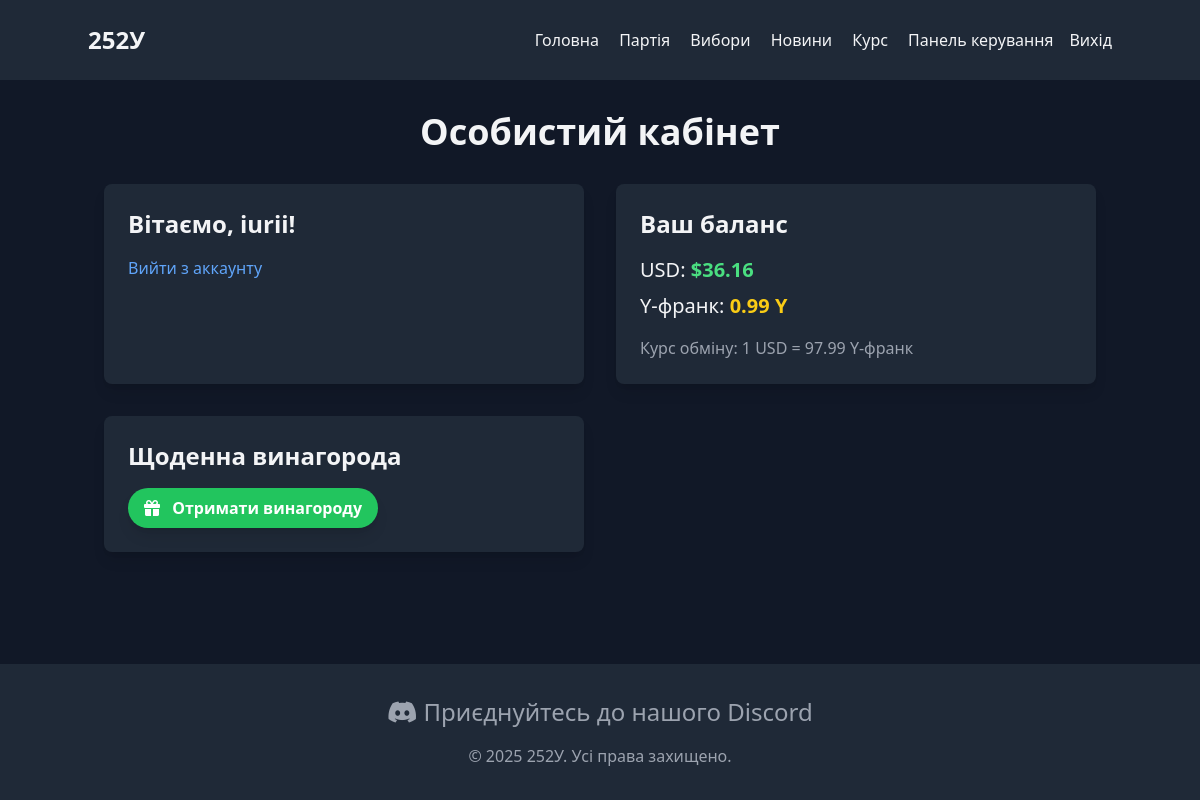
Before: /dashboard.php (signed in) with the older database file.
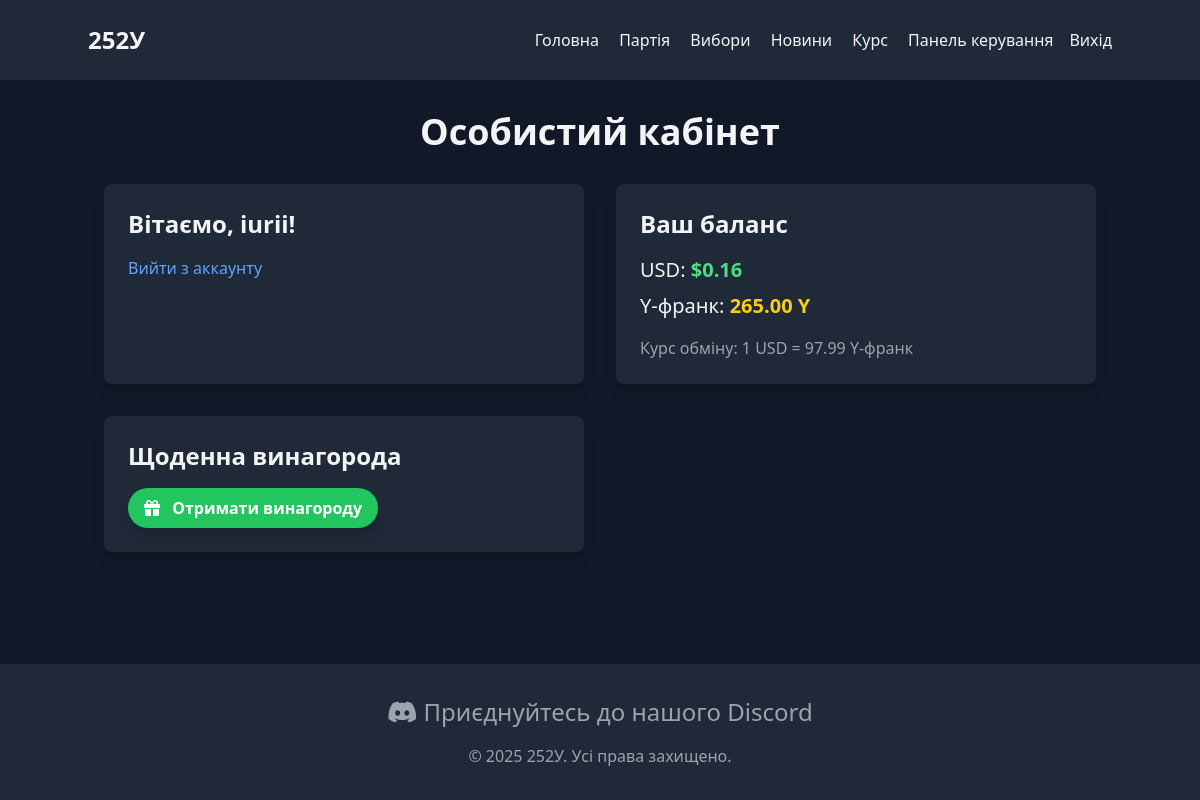
After: the same page with the newer database file.
### tables this page shows
CREATE TABLE `users` (
  `id` int(11) NOT NULL,
  `username` varchar(50) NOT NULL,
  `password` varchar(255) NOT NULL,
  `email` varchar(100) NOT NULL,
  `balance_usd` decimal(40,2) DEFAULT 0.00,
  `balance_y` decimal(40,2) DEFAULT 0.00,
  `created_at` timestamp NOT NULL DEFAULT current_timestamp(),
  `updated_at` timestamp NOT NULL DEFAULT current_timestamp() ON UPDATE current_timestamp(),
  `last_reward_claim` datetime DEFAULT NULL
);

### src/dashboard.php (the view, shortened to what this page needs)
<?php
require_once 'config/db.php';
$stmt = $pdo->prepare("SELECT username, email, balance_usd, balance_y, updated_at FROM users WHERE id = ?");
$stmt->execute([$_SESSION['user_id']]);
$user = $stmt->fetch(PDO::FETCH_ASSOC);
$rates_json = file_get_contents('json/rates.json');
$rates = json_decode($rates_json, true);
$latest_rate = end($rates);
$exchange_rate = $latest_rate['close'];
?>
<!DOCTYPE html>
<html lang="uk">
<head>
    <script src="https://cdn.tailwindcss.com"></script>
    <link rel="stylesheet" href="https://cdnjs.cloudflare.com/ajax/libs/font-awesome/6.0.0-beta3/css/all.min.css">
</head>
<body class="bg-gray-900 text-gray-100 min-h-screen flex flex-col">
    <?php include 'assets/navbar.php';?>
    <main class="flex-grow container mx-auto px-4 py-8">
        <h1 class="text-4xl font-bold mb-8 text-center">Особистий кабінет</h1>
        <div class="grid grid-cols-1 md:grid-cols-2 gap-8">
            <div class="bg-gray-800 p-6 rounded-lg shadow-lg">
                <h2 class="text-2xl font-bold mb-4">Вітаємо, <?php echo htmlspecialchars($user['username']); ?>!</h2>
                <a href="logout.php" class="text-blue-400 hover:text-blue-300">Вийти з аккаунту</a>
            </div>
            <div class="bg-gray-800 p-6 rounded-lg shadow-lg">
                <h2 class="text-2xl font-bold mb-4">Ваш баланс</h2>
                <p class="text-xl mb-2">USD: <span class="font-bold text-green-400">$<?php echo number_format($user['balance_usd'], 2); ?></span></p>
                <p class="text-xl mb-4">Y-франк: <span class="font-bold text-yellow-400"><?php echo number_format($user['balance_y'], 2); ?> Y</span></p>
                <p class="text-gray-400">Курс обміну: 1 USD = <?php echo number_format($exchange_rate, 2); ?> Y-франк</p>
            </div>
            <div class="bg-gray-800 p-6 rounded-lg shadow-lg">
                <h2 class="text-2xl font-bold mb-4">Щоденна винагорода</h2>
                <form action="claim_reward.php" method="POST">
                    <button type="submit" class="bg-green-500 hover:bg-green-600 text-white font-bold py-2 px-4 rounded-full transition duration-300 ease-in-out transform hover:scale-105 shadow-lg">
                        <i class="fas fa-gift mr-2"></i> Отримати винагороду
                    </button>
                </form>
            </div>
        </div>
    </main>
    <?php include 'assets/footer.php';?>
</body>
</html>

### src/assets/navbar.php
<header class="py-6 px-4 bg-gray-800 sticky top-0 z-50">
        <nav class="container mx-auto flex justify-between items-center">
            <h1 class="text-2xl font-bold">252У</h1>
            <div class="space-x-4">
                <a href="../index.php" class="hover:text-gray-300">Головна</a>
                <a href="../political_parties.php" class="hover:text-gray-300">Партія</a>
                <a href="../elections.php" class="hover:text-gray-300">Вибори</a>
                <a href="../news.php" class="hover:text-gray-300">Новини</a>
                <a href="../currency.php" class="hover:text-gray-300">Курс</a>
                <?php
                if (isset($_SESSION['user_id'])) {
                    echo '<a href="../dashboard.php" class="hover:text-gray-300">Панель керування</a>';
                    echo '<a href="../auth/logout.php" class="hover:text-gray-300">Вихід</a>';
                } else {
                    echo '<a href="../auth/login.php" class="hover:text-gray-300">Вхід</a>';
                }
                ?>
            </div>
        </nav>
    </header>

### src/assets/footer.php
<footer class="bg-gray-800 py-8 px-4">
        <div class="container mx-auto text-center">
            <div class="flex justify-center space-x-6 mb-4">
                <a href="https://discord.gg/yZqH5Mb25W" class="text-gray-400 hover:text-gray-300 text-2xl" target="_blank" rel="noopener noreferrer">
                    <i class="fab fa-discord"></i> Приєднуйтесь до нашого Discord
                </a>
            </div>
            <p class="text-gray-400">&copy; 2025 252У. Усі права захищено.</p>
        </div>
    </footer>

Changed rows visible on the page:
changed users "iurii": balance_usd "36.16" → "0.16"; balance_y "0.99" → "265.00"
